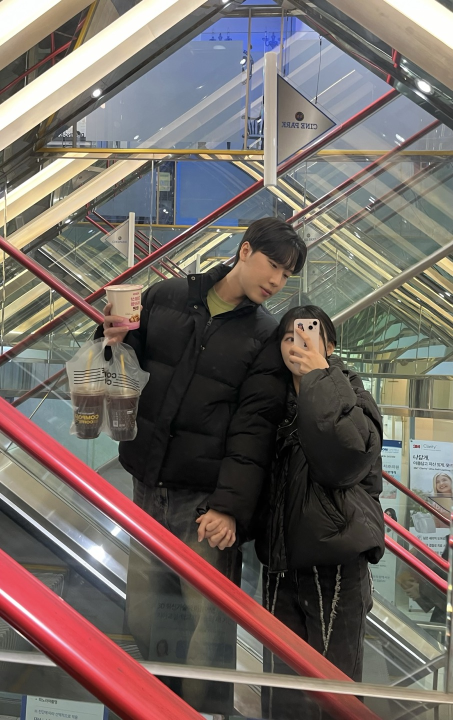
//> input picture chapter8/image.jpg, 906 x 1440 px (shown at 1/2 size)
$ ./ch8.main   (built with g++ and OpenCV 4)
//> lines starting //> are read from the running program, lines starting //| are printed output that depends on the picture
// Pixel 0~255(검~회~흰) 까지의 값을 가짐
// color image : 3chanel. gray image : 1chanel
// image pixel 접근 방법//

#include <opencv2/opencv.hpp>
#include <iostream>

using namespace cv;
using namespace std;

int main()
{
	Mat img_color = imread("image.jpg", IMREAD_COLOR);
//> img_color is the input picture: 1440 rows x 906 cols, CV_8UC3; mean B, G, R 98.6, 103.9, 113.8

	if (img_color.empty())
	{
		cerr << "image not open" << endl;
		return -1;
	}

	resize(img_color, img_color, Size(), 0.5, 0.5);
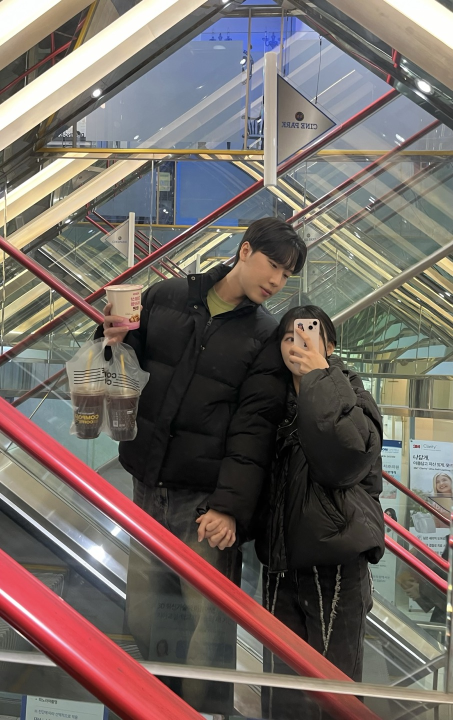
//> img_color: 720 rows x 453 cols, CV_8UC3; mean B, G, R 98.8, 104, 114
	int height = img_color.rows;
//> height = 720
	int width = img_color.cols;
//> width = 453

	Mat img_grayscale(height, width, CV_8UC1);


	for (int y = 0; y < height; y++)
	{
		uchar* pointer_input = img_color.ptr<uchar>(y);
		uchar* pointer_output = img_grayscale.ptr<uchar>(y);

		for (int x = 0; x < width; x++)
		{
			uchar b = pointer_input[x * 3 + 0];
			uchar g = pointer_input[x * 3 + 1];
			uchar r = pointer_input[x * 3 + 2];

			pointer_output[x] = (b + g + r) / 3.0;
		}
	}
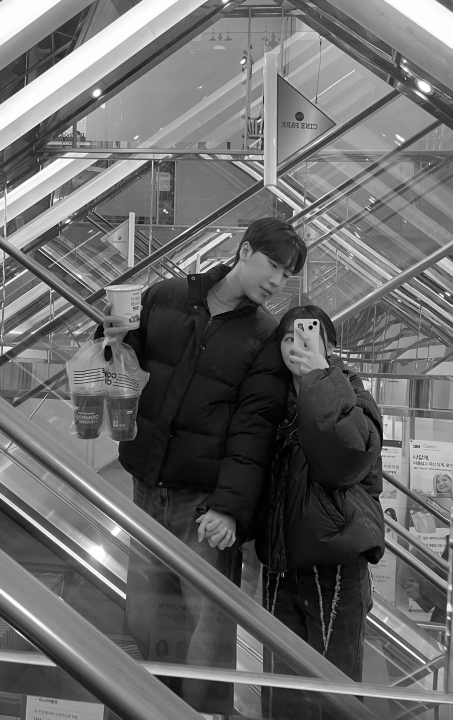
//> img_grayscale: 720 rows x 453 cols, CV_8UC1; min 0, max 255, mean 105.3
	imshow("color", img_color);
	imshow("gray", img_grayscale);

	waitKey(0);

	return 0;
}
